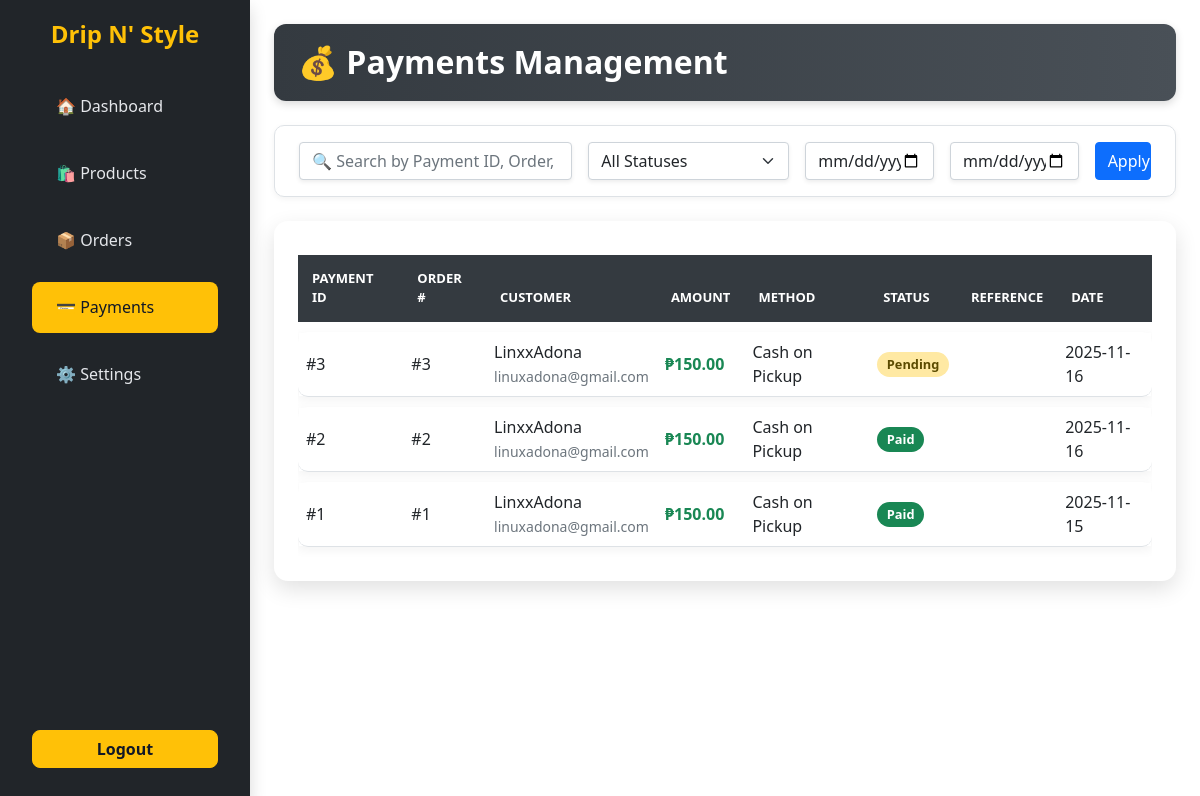
/Public/admin/payments.php (signed in), run on the app's committed database.
### tables this page shows
CREATE TABLE `orders` (
  `order_id` int(11) NOT NULL,
  `user_id` int(11) DEFAULT NULL,
  `order_date` datetime DEFAULT current_timestamp(),
  `total_amount` decimal(10,2) NOT NULL,
  `order_status` enum('Pending','Ready for Pickup','Completed','Cancelled') DEFAULT 'Pending',
  `pickup_date` date DEFAULT NULL,
  `payment_id` int(11) DEFAULT NULL
);

CREATE TABLE `payments` (
  `payment_id` int(11) NOT NULL,
  `order_id` int(11) NOT NULL,
  `payment_method` enum('Cash on Pickup','GCash','PayMongo','Other') DEFAULT 'Cash on Pickup',
  `payment_ref` varchar(100) DEFAULT NULL,
  `amount` decimal(10,2) NOT NULL,
  `payment_date` datetime DEFAULT current_timestamp(),
  `payment_status` enum('Pending','Paid','Failed') DEFAULT 'Pending',
  `proof_image` varchar(255) DEFAULT NULL
);

CREATE TABLE `users` (
  `user_id` int(11) NOT NULL,
  `name` varchar(100) NOT NULL,
  `username` varchar(50) DEFAULT NULL,
  `email` varchar(100) NOT NULL,
  `password` varchar(255) NOT NULL,
  `contact_number` varchar(20) DEFAULT NULL,
  `birthdate` date DEFAULT NULL,
  `gender` enum('male','female','other') DEFAULT NULL,
  `role` enum('admin','customer') NOT NULL DEFAULT 'customer',
  `status` enum('active','inactive') DEFAULT 'active',
  `date_created` datetime DEFAULT current_timestamp(),
  `reset_token` varchar(255) DEFAULT NULL,
  `token_expiry` datetime DEFAULT NULL
);

### App/Config/database_connect.php (called while the page is built, shortened)
<?php
class Database {
    private $servername = "127.0.0.1";
    private $username = "root";
    private $password = "";
    private $dbname = "dripnstyle";
    private $port = 3306;
    public function connect() {
        $conn = new mysqli(
            $this->servername,
            $this->username,
            $this->password,
            $this->dbname,
            $this->port
        );
        return $conn;
    }
}
?>

### App/DAO/paymentsDAO.php (called while the page is built, shortened)
<?php
require_once __DIR__ . '/../Config/database_connect.php';
class PaymentDAO {
    private $conn;
    public function __construct() {
        $db = new Database();
        $this->conn = $db->connect();
    }
    public function getAllPayments() {
        $query = "
                SELECT
                    p.payment_id,
                    p.order_id,
                    p.payment_method,
                    p.payment_status,
                    p.amount,
                    p.payment_ref,
                    p.payment_date,
                    p.proof_image,
                    o.total_amount AS order_total,
                    o.order_status,
                    o.order_date,
                    u.user_id,
                    u.name AS customer_name,
                    u.email,
                    u.contact_number
                FROM payments p
                INNER JOIN orders o ON p.order_id = o.order_id
                INNER JOIN users u ON o.user_id = u.user_id
                ORDER BY p.payment_date DESC
                ";
        $result = $this->conn->query($query);
        $payments = [];
        if ($result) {
            while ($row = $result->fetch_assoc()) {
                $payments[] = $row;
            }
        }
        return $payments;
    }
}
?>

### Public/admin/payments.php (the view, shortened to what this page needs)
<?php
require_once __DIR__ . '/../../App/DAO/paymentsDAO.php';
require_once __DIR__ . '/../../App/Config/database_connect.php';
$db = new Database();
$conn = $db->connect();
$paymentController = new PaymentDAO($conn);
$payments = $paymentController->getAllPayments();
?>
<link rel="stylesheet" href="assets/css/payments.css">
<div class="page-fade">
  <div class="page-header d-flex justify-content-between align-items-center mb-4">
    <h2 class="fw-bold mb-0">💰 Payments Management</h2>
  </div>
  <form method="GET" id="filterForm" class="sticky-filters filter-card mb-4">
    <div class="row g-3 align-items-center">
      <div class="col-md-4">
        <input type="text" id="searchPayment" name="search" class="form-control shadow-sm"
              placeholder="🔍 Search by Payment ID, Order, or Customer...">
      </div>
      <div class="col-md-3">
        <select id="statusFilter" name="status" class="form-select shadow-sm">
          <option value="">All Statuses</option>
        </select>
      </div>
      <div class="col-md-2">
        <input type="date" id="startDate" name="start_date" class="form-control shadow-sm">
      </div>
      <div class="col-md-2">
        <input type="date" id="endDate" name="end_date" class="form-control shadow-sm">
      </div>
      <div class="col-md-1">
        <button type="button" id="applyDateFilter" class="btn btn-primary w-100">Apply</button>
      </div>
    </div>
  </form>
    <div class="table-wrapper">
    <div class="table-responsive">
        <table class="table table-hover align-middle mb-0">
        <thead>
            <tr>
            <th>Payment ID</th>
            <th>Order #</th>
            <th>Customer</th>
            <th>Amount</th>
            <th>Method</th>
            <th>Status</th>
            <th>Reference</th>
            <th>Date</th>
            </tr>
        </thead>
        <tbody>
            <?php if (!empty($payments)): ?>
            <?php foreach ($payments as $payment): ?>
                <tr class="payment-row"
                    data-payment-id="<?= $payment['payment_id'] ?>"
                    data-order-id="<?= $payment['order_id'] ?>"
                    data-amount="<?= $payment['amount'] ?>"
                    data-method="<?= htmlspecialchars($payment['method'] ?? 'N/A') ?>"
                    data-status="<?= $payment['payment_status'] ?>"
                    data-ref="<?= htmlspecialchars($payment['payment_ref'] ?? '') ?>"
                    data-date="<?= $payment['payment_date'] ?>"
                    data-proof="<?= $payment['proof_image'] ?? '' ?>"
                    style="cursor:pointer;">
                <td class="fw-semibold">#<?= htmlspecialchars($payment['payment_id']) ?></td>
                <td>#<?= htmlspecialchars($payment['order_id']) ?></td>
                <td>
                    <div class="fw-semibold"><?= htmlspecialchars($payment['customer_name'] ?? 'Guest') ?></div>
                    <small class="text-muted"><?= htmlspecialchars($payment['email'] ?? '-') ?></small>
                </td>
                <td class="fw-bold text-success">₱<?= number_format($payment['amount'], 2) ?></td>
                <td><?= htmlspecialchars($payment['payment_method'] ?? 'N/A') ?></td>
                <td>
                    <span class="badge
                    <?= $payment['payment_status'] === 'Paid' ? 'bg-success' : ($payment['payment_status'] === 'Pending' ? 'bg-warning text-dark' : 'bg-danger') ?>">
                    <?= htmlspecialchars($payment['payment_status']) ?>
                    </span>
                </td>
                <td><?= htmlspecialchars($payment['payment_ref'] ?? '-') ?></td>
                <td><?= date('Y-m-d', strtotime($payment['payment_date'])) ?></td>
                </tr>
            <?php endforeach; ?>
            <?php endif; ?>
        </tbody>
        </table>
    </div>
    </div>
</div>
<?php
include __DIR__ . '/layout/main.php';
?>

### Public/admin/assets/css/payments.css (style rules this page uses)
.page-header { background: linear-gradient(90deg, #343a40, #495057); color: white; padding: 1.2rem 1.5rem; border-radius: 0.75rem; box-shadow: 0 3px 8px rgba(0,0,0,0.15); }
.sticky-filters { position: sticky; top: 0; z-index: 10; }
.filter-card { border: 1px solid #dee2e6; background: #fff; border-radius: 10px; padding: 1rem 1.5rem; box-shadow: 0 2px 6px rgba(0,0,0,0.05); }
.page-fade { opacity: 0; animation: fadeIn 0.6s ease-in-out forwards; }
.table-wrapper { background: white; border-radius: 14px; padding: 1.5rem; box-shadow: 0 8px 22px rgba(0, 0, 0, 0.12); }
.table { border-collapse: separate !important; border-spacing: 0 10px; }
.table thead { background-color: #343a40; color: #fff; }
.table thead th { padding: 14px; font-weight: 600; text-transform: uppercase; font-size: 13px; border: none !important; position: sticky; top: 0; z-index: 5; }
.table tbody tr { background: #fff; transition: 0.25s ease; box-shadow: 0 3px 10px rgba(0,0,0,0.05); cursor: pointer; }
.table tbody tr td:first-child { border-radius: 10px 0 0 10px; }
.table tbody tr td:last-child { border-radius: 0 10px 10px 0; }
.badge { font-size: 0.8rem; padding: 0.45em 0.75em; border-radius: 20px; font-weight: 600; }
.badge.bg-warning.text-dark { background-color: #ffe9a3 !important; color: #5c4b00 !important; }

### Public/admin/payments.php (style rules this page uses)
.page-fade { opacity: 0; animation: fadeIn 0.6s ease-in-out forwards; }

### data on the page
orders: payment.payment_id "3", payment.order_id "3", user.name "LinxxAdona", user.email "linuxadona@gmail.com", payment.amount "150.00", payment.payment_method "Cash on Pickup", payment.payment_status "Pending", payment.payment_date "2025-11-16"
orders: payment.payment_id "2", payment.order_id "2", user.name "LinxxAdona", user.email "linuxadona@gmail.com", payment.amount "150.00", payment.payment_method "Cash on Pickup", payment.payment_status "Paid", payment.payment_date "2025-11-16"
orders: payment.payment_id "1", payment.order_id "1", user.name "LinxxAdona", user.email "linuxadona@gmail.com", payment.amount "150.00", payment.payment_method "Cash on Pickup", payment.payment_status "Paid", payment.payment_date "2025-11-15"
